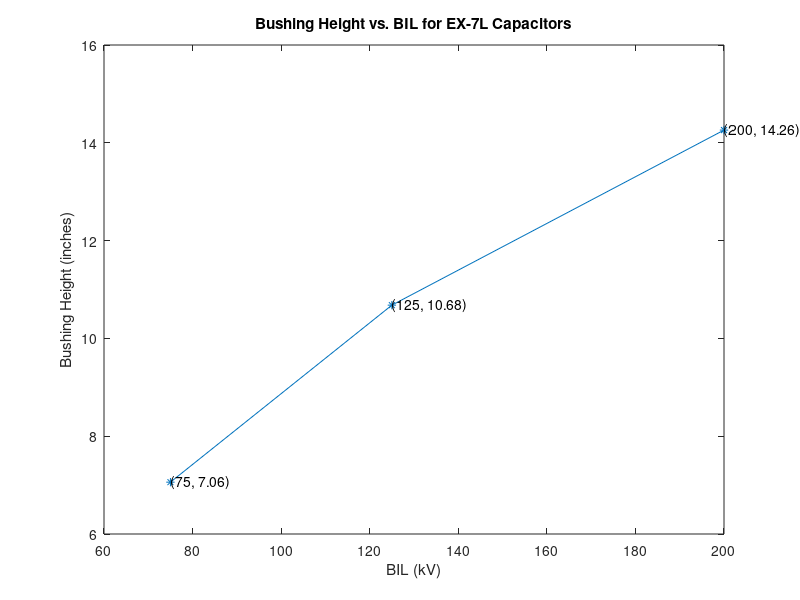

Source code (MATLAB):
figure
x = [75, 125, 200];
y = [7.06, 10.68, 14.26];
plot(x,y,'-*')
xlabel('BIL (kV)')
ylabel('Bushing Height (inches)')
title('Bushing Height vs. BIL for EX-7L Capacitors')
txt1 = '(75, 7.06)';
text(x(1),y(1),txt1)
txt2 = '(125, 10.68)';
txt3 = '(200, 14.26)';
text(x(2),y(2),txt2)
text(x(3),y(3),txt3)
